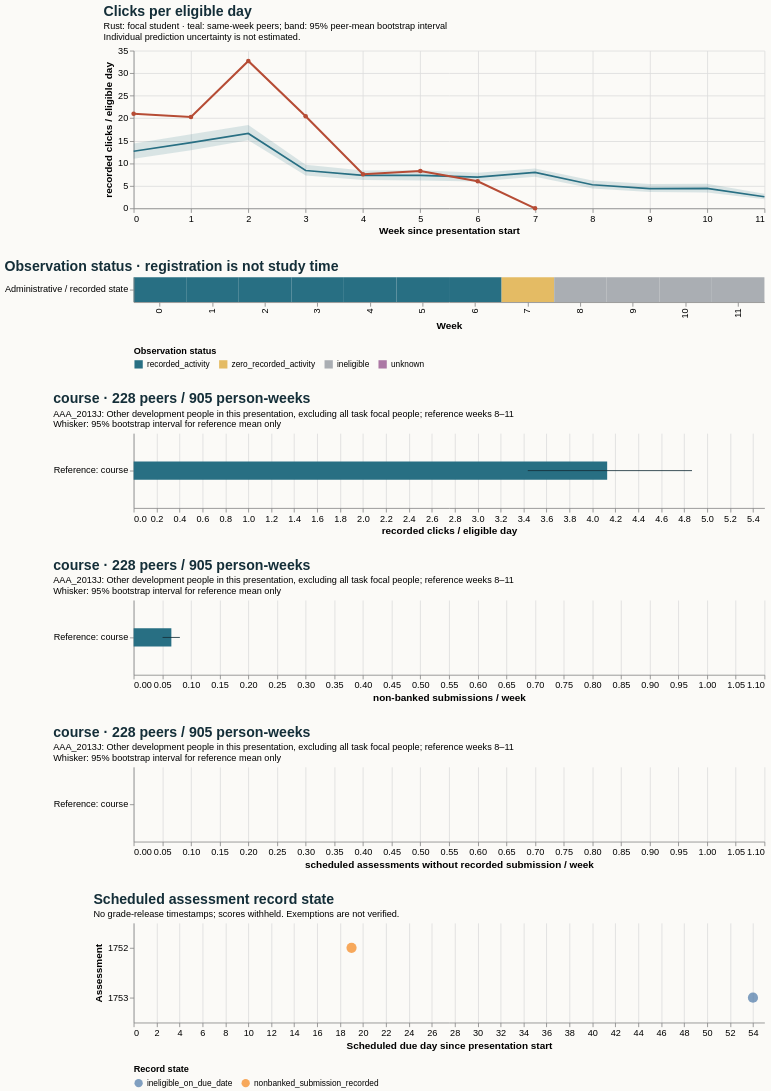

Describe this chart as a Vega-Lite specification.
### Vega-Lite specification from a JSON file in a GitHub repository (floating-point values rounded to 4 significant figures)
{"$schema": "https://vega.github.io/schema/vega-lite/v5.20.1.json", "config": {"axis": {"labelFontSize": 11, "titleFontSize": 12}, "background": "#fbfaf7", "font": "sans-serif", "title": {"anchor": "start", "color": "#142e38", "fontSize": 17, "subtitleFontSize": 11}, "view": {"continuousHeight": 300, "continuousWidth": 300, "stroke": null}}, "datasets": {"data-14d1fc389ea143f7047d60c3799f0ccc": [{"hi": null, "lo": null, "series": "Focal: weeks 8–11", "value": null}, {"hi": 4.869, "lo": 3.436, "series": "Reference: course", "value": 4.129}], "data-6a08e814f6fd18cc86ba994f9f1af23b": [{"as_of_day": 20, "assessment_id": 1752, "course": "AAA_2013J", "due_day": 19, "person_id": 342007, "score_status": "withheld_release_time_unknown", "state": "nonbanked_submission_recorded", "week": 2}, {"as_of_day": 55, "assessment_id": 1753, "course": "AAA_2013J", "due_day": 54, "person_id": 342007, "score_status": "withheld_release_time_unknown", "state": "ineligible_on_due_date", "week": 7}], "data-6c344c136eeef32a3c62fe6a01068b59": [{"end_day": 6, "focal_value": 21.0, "peer_ci_high": 14.4, "peer_ci_low": 10.98, "peer_mean": 12.67, "peer_observations": 233, "peer_people": 233, "reference": "course", "unit": "recorded clicks / eligible day", "week": 0}, {"end_day": 13, "focal_value": 20.29, "peer_ci_high": 16.46, "peer_ci_low": 12.88, "peer_mean": 14.6, "peer_observations": 233, "peer_people": 233, "reference": "course", "unit": "recorded clicks / eligible day", "week": 1}, {"end_day": 20, "focal_value": 32.71, "peer_ci_high": 18.48, "peer_ci_low": 15.09, "peer_mean": 16.62, "peer_observations": 231, "peer_people": 231, "reference": "course", "unit": "recorded clicks / eligible day", "week": 2}, {"end_day": 27, "focal_value": 20.43, "peer_ci_high": 9.648, "peer_ci_low": 7.31, "peer_mean": 8.385, "peer_observations": 231, "peer_people": 231, "reference": "course", "unit": "recorded clicks / eligible day", "week": 3}, {"end_day": 34, "focal_value": 7.571, "peer_ci_high": 8.383, "peer_ci_low": 6.263, "peer_mean": 7.324, "peer_observations": 229, "peer_people": 229, "reference": "course", "unit": "recorded clicks / eligible day", "week": 4}, {"end_day": 41, "focal_value": 8.286, "peer_ci_high": 8.461, "peer_ci_low": 6.188, "peer_mean": 7.312, "peer_observations": 228, "peer_people": 228, "reference": "course", "unit": "recorded clicks / eligible day", "week": 5}, {"end_day": 48, "focal_value": 6.0, "peer_ci_high": 7.906, "peer_ci_low": 5.928, "peer_mean": 6.934, "peer_observations": 228, "peer_people": 228, "reference": "course", "unit": "recorded clicks / eligible day", "week": 6}, {"end_day": 55, "focal_value": 0.0, "peer_ci_high": 8.828, "peer_ci_low": 7.011, "peer_mean": 7.972, "peer_observations": 228, "peer_people": 228, "reference": "course", "unit": "recorded clicks / eligible day", "week": 7}, {"end_day": 62, "focal_value": null, "peer_ci_high": 6.183, "peer_ci_low": 4.386, "peer_mean": 5.236, "peer_observations": 228, "peer_people": 228, "reference": "course", "unit": "recorded clicks / eligible day", "week": 8}, {"end_day": 69, "focal_value": null, "peer_ci_high": 5.383, "peer_ci_low": 3.599, "peer_mean": 4.375, "peer_observations": 227, "peer_people": 227, "reference": "course", "unit": "recorded clicks / eligible day", "week": 9}, {"end_day": 76, "focal_value": null, "peer_ci_high": 5.444, "peer_ci_low": 3.487, "peer_mean": 4.419, "peer_observations": 226, "peer_people": 226, "reference": "course", "unit": "recorded clicks / eligible day", "week": 10}, {"end_day": 83, "focal_value": null, "peer_ci_high": 3.211, "peer_ci_low": 1.99, "peer_mean": 2.571, "peer_observations": 224, "peer_people": 224, "reference": "course", "unit": "recorded clicks / eligible day", "week": 11}], "data-71c723a959ccbec2b7d89d93af96a1fb": [{"hi": null, "lo": null, "series": "Focal: weeks 8–11", "value": null}, {"hi": 0.0, "lo": 0.0, "series": "Reference: course", "value": 0.0}], "data-7fa6e0ad9ca38a7d5e5df21d6f391f0b": [{"eligible_days": 7.0, "end_day": 6, "logging_completeness": "unknown", "observation_status": "recorded_activity", "row": "Administrative / recorded state", "score_status": "withheld_release_time_unknown", "start_day": 0, "value": 21.0, "week": 0}, {"eligible_days": 7.0, "end_day": 13, "logging_completeness": "unknown", "observation_status": "recorded_activity", "row": "Administrative / recorded state", "score_status": "withheld_release_time_unknown", "start_day": 7, "value": 20.29, "week": 1}, {"eligible_days": 7.0, "end_day": 20, "logging_completeness": "unknown", "observation_status": "recorded_activity", "row": "Administrative / recorded state", "score_status": "withheld_release_time_unknown", "start_day": 14, "value": 32.71, "week": 2}, {"eligible_days": 7.0, "end_day": 27, "logging_completeness": "unknown", "observation_status": "recorded_activity", "row": "Administrative / recorded state", "score_status": "withheld_release_time_unknown", "start_day": 21, "value": 20.43, "week": 3}, {"eligible_days": 7.0, "end_day": 34, "logging_completeness": "unknown", "observation_status": "recorded_activity", "row": "Administrative / recorded state", "score_status": "withheld_release_time_unknown", "start_day": 28, "value": 7.571, "week": 4}, {"eligible_days": 7.0, "end_day": 41, "logging_completeness": "unknown", "observation_status": "recorded_activity", "row": "Administrative / recorded state", "score_status": "withheld_release_time_unknown", "start_day": 35, "value": 8.286, "week": 5}, {"eligible_days": 7.0, "end_day": 48, "logging_completeness": "unknown", "observation_status": "recorded_activity", "row": "Administrative / recorded state", "score_status": "withheld_release_time_unknown", "start_day": 42, "value": 6.0, "week": 6}, {"eligible_days": 2.0, "end_day": 55, "logging_completeness": "unknown", "observation_status": "zero_recorded_activity", "row": "Administrative / recorded state", "score_status": "withheld_release_time_unknown", "start_day": 49, "value": 0.0, "week": 7}, {"eligible_days": 0.0, "end_day": 62, "logging_completeness": "unknown", "observation_status": "ineligible", "row": "Administrative / recorded state", "score_status": "withheld_release_time_unknown", "start_day": 56, "value": null, "week": 8}, {"eligible_days": 0.0, "end_day": 69, "logging_completeness": "unknown", "observation_status": "ineligible", "row": "Administrative / recorded state", "score_status": "withheld_release_time_unknown", "start_day": 63, "value": null, "week": 9}, {"eligible_days": 0.0, "end_day": 76, "logging_completeness": "unknown", "observation_status": "ineligible", "row": "Administrative / recorded state", "score_status": "withheld_release_time_unknown", "start_day": 70, "value": null, "week": 10}, {"eligible_days": 0.0, "end_day": 83, "logging_completeness": "unknown", "observation_status": "ineligible", "row": "Administrative / recorded state", "score_status": "withheld_release_time_unknown", "start_day": 77, "value": null, "week": 11}], "data-f5b74502421cf49506ba83bdd88623b2": [{"hi": null, "lo": null, "series": "Focal: weeks 8–11", "value": null}, {"hi": 0.08062, "lo": 0.05044, "series": "Reference: course", "value": 0.06579}]}, "resolve": {"scale": {"color": "independent"}}, "spacing": 28, "vconcat": [{"data": {"name": "data-6c344c136eeef32a3c62fe6a01068b59"}, "height": 190, "layer": [{"encoding": {"x": {"axis": {"tickMinStep": 1}, "field": "week", "title": "Week since presentation start", "type": "quantitative"}, "y": {"field": "peer_ci_low", "scale": {"zero": true}, "title": "recorded clicks / eligible day", "type": "quantitative"}, "y2": {"field": "peer_ci_high"}}, "mark": {"color": "#286f83", "opacity": 0.16, "type": "area"}}, {"encoding": {"tooltip": [{"field": "week", "type": "quantitative"}, {"field": "peer_mean", "type": "quantitative"}, {"field": "peer_people", "type": "quantitative"}, {"field": "peer_observations", "type": "quantitative"}], "x": {"field": "week", "type": "quantitative"}, "y": {"field": "peer_mean", "type": "quantitative"}}, "mark": {"color": "#286f83", "strokeWidth": 2, "type": "line"}}, {"encoding": {"tooltip": [{"field": "week", "type": "quantitative"}, {"field": "focal_value", "type": "quantitative"}], "x": {"field": "week", "type": "quantitative"}, "y": {"field": "focal_value", "type": "quantitative"}}, "mark": {"color": "#b64c35", "point": {"color": "#b64c35"}, "strokeWidth": 2.5, "type": "line"}}], "title": {"subtitle": ["Rust: focal student · teal: same-week peers; band: 95% peer-mean bootstrap interval", "Individual prediction uncertainty is not estimated."], "text": "Clicks per eligible day"}, "width": 760}, {"data": {"name": "data-7fa6e0ad9ca38a7d5e5df21d6f391f0b"}, "encoding": {"color": {"field": "observation_status", "legend": {"labelLimit": 260, "orient": "bottom"}, "scale": {"domain": ["recorded_activity", "zero_recorded_activity", "ineligible", "unknown"], "range": ["#286f83", "#e4bb64", "#aaaeb3", "#ac78a5"]}, "title": "Observation status", "type": "nominal"}, "tooltip": [{"field": "week", "type": "quantitative"}, {"field": "eligible_days", "type": "quantitative"}, {"field": "observation_status", "type": "nominal"}, {"field": "logging_completeness", "type": "nominal"}], "x": {"field": "week", "title": "Week", "type": "ordinal"}, "y": {"field": "row", "title": null, "type": "nominal"}}, "height": 30, "mark": {"type": "rect"}, "title": "Observation status · registration is not study time", "width": 760}, {"data": {"name": "data-14d1fc389ea143f7047d60c3799f0ccc"}, "height": 90, "layer": [{"encoding": {"x": {"field": "value", "scale": {"domain": [0, 5.112], "zero": true}, "title": "recorded clicks / eligible day", "type": "quantitative"}, "y": {"field": "series", "sort": null, "title": null, "type": "nominal"}}, "mark": {"color": "#286f83", "size": 22, "type": "bar"}}, {"encoding": {"x": {"field": "lo", "type": "quantitative"}, "x2": {"field": "hi"}, "y": {"field": "series", "sort": null, "title": null, "type": "nominal"}}, "mark": {"color": "#142e38", "type": "rule"}}], "title": {"subtitle": ["AAA_2013J: Other development people in this presentation, excluding all task focal people; reference weeks 8–11", "Whisker: 95% bootstrap interval for reference mean only"], "text": "course · 228 peers / 905 person-weeks"}, "width": 760}, {"data": {"name": "data-f5b74502421cf49506ba83bdd88623b2"}, "height": 90, "layer": [{"encoding": {"x": {"field": "value", "scale": {"domain": [0, 1.05], "zero": true}, "title": "non-banked submissions / week", "type": "quantitative"}, "y": {"field": "series", "sort": null, "title": null, "type": "nominal"}}, "mark": {"color": "#286f83", "size": 22, "type": "bar"}}, {"encoding": {"x": {"field": "lo", "type": "quantitative"}, "x2": {"field": "hi"}, "y": {"field": "series", "sort": null, "title": null, "type": "nominal"}}, "mark": {"color": "#142e38", "type": "rule"}}], "title": {"subtitle": ["AAA_2013J: Other development people in this presentation, excluding all task focal people; reference weeks 8–11", "Whisker: 95% bootstrap interval for reference mean only"], "text": "course · 228 peers / 905 person-weeks"}, "width": 760}, {"data": {"name": "data-71c723a959ccbec2b7d89d93af96a1fb"}, "height": 90, "layer": [{"encoding": {"x": {"field": "value", "scale": {"domain": [0, 1.05], "zero": true}, "title": "scheduled assessments without recorded submission / week", "type": "quantitative"}, "y": {"field": "series", "sort": null, "title": null, "type": "nominal"}}, "mark": {"color": "#286f83", "size": 22, "type": "bar"}}, {"encoding": {"x": {"field": "lo", "type": "quantitative"}, "x2": {"field": "hi"}, "y": {"field": "series", "sort": null, "title": null, "type": "nominal"}}, "mark": {"color": "#142e38", "type": "rule"}}], "title": {"subtitle": ["AAA_2013J: Other development people in this presentation, excluding all task focal people; reference weeks 8–11", "Whisker: 95% bootstrap interval for reference mean only"], "text": "course · 228 peers / 905 person-weeks"}, "width": 760}, {"data": {"name": "data-6a08e814f6fd18cc86ba994f9f1af23b"}, "encoding": {"color": {"field": "state", "legend": {"labelLimit": 400, "orient": "bottom"}, "title": "Record state", "type": "nominal"}, "tooltip": [{"field": "assessment_id", "type": "quantitative"}, {"field": "due_day", "type": "quantitative"}, {"field": "as_of_day", "type": "quantitative"}, {"field": "state", "type": "nominal"}, {"field": "score_status", "type": "nominal"}], "x": {"field": "due_day", "title": "Scheduled due day since presentation start", "type": "quantitative"}, "y": {"field": "assessment_id", "title": "Assessment", "type": "nominal"}}, "height": 120, "mark": {"filled": true, "size": 150, "type": "point"}, "title": {"subtitle": "No grade-release timestamps; scores withheld. Exemptions are not verified.", "text": "Scheduled assessment record state"}, "width": 760}]}
